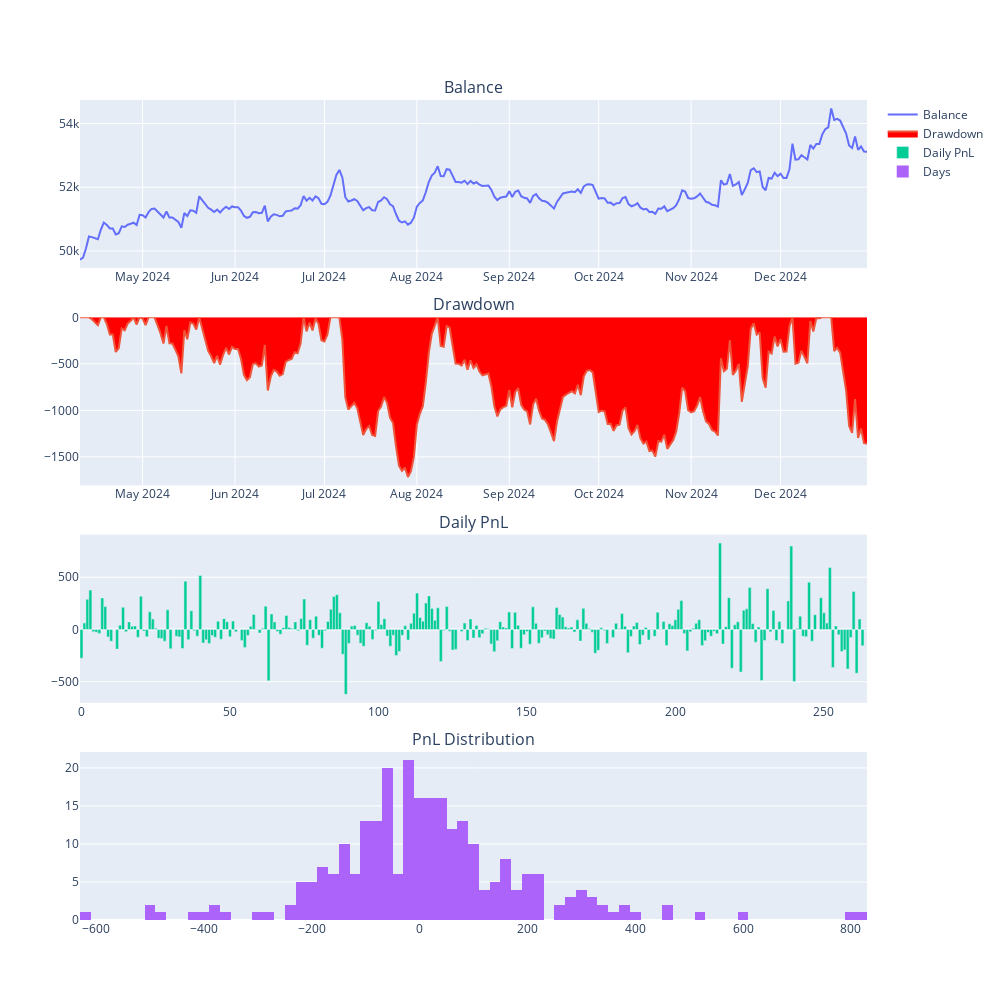

The notebook cell saved with this chart:
### Code cell
engine.load_data()
engine.run_backtesting()
df = engine.calculate_result()
engine.calculate_statistics()
engine.show_chart()

### Figure 1 — Plotly figure (JSON) as saved in the notebook; plotly's stock layout.template omitted (floating-point values rounded to 4 significant figures; data arrays with more than 128 entries replaced by an {"elided": "..."} marker saying what was removed)
{"data": [{"mode": "lines", "name": "Balance", "type": "scatter", "x": {"elided": "265 str values"}, "xaxis": "x", "y": {"elided": "265 float values"}, "yaxis": "y"}, {"fill": "tozeroy", "fillcolor": "red", "mode": "lines", "name": "Drawdown", "type": "scatter", "x": {"elided": "265 str values"}, "xaxis": "x2", "y": {"elided": "265 float values"}, "yaxis": "y2"}, {"name": "Daily PnL", "type": "bar", "xaxis": "x3", "y": {"elided": "265 float values"}, "yaxis": "y3"}, {"name": "Days", "nbinsx": 100, "type": "histogram", "x": {"elided": "265 float values"}, "xaxis": "x4", "yaxis": "y4"}], "layout": {"annotations": [{"font": {"size": 16}, "showarrow": false, "text": "Balance", "x": 0.5, "xanchor": "center", "xref": "paper", "y": 1, "yanchor": "bottom", "yref": "paper"}, {"font": {"size": 16}, "showarrow": false, "text": "Drawdown", "x": 0.5, "xanchor": "center", "xref": "paper", "y": 0.735, "yanchor": "bottom", "yref": "paper"}, {"font": {"size": 16}, "showarrow": false, "text": "Daily PnL", "x": 0.5, "xanchor": "center", "xref": "paper", "y": 0.47, "yanchor": "bottom", "yref": "paper"}, {"font": {"size": 16}, "showarrow": false, "text": "PnL Distribution", "x": 0.5, "xanchor": "center", "xref": "paper", "y": 0.205, "yanchor": "bottom", "yref": "paper"}], "height": 1000, "width": 1000, "xaxis": {"anchor": "y", "domain": [0, 1]}, "xaxis2": {"anchor": "y2", "domain": [0, 1]}, "xaxis3": {"anchor": "y3", "domain": [0, 1]}, "xaxis4": {"anchor": "y4", "domain": [0, 1]}, "yaxis": {"anchor": "x", "domain": [0.795, 1]}, "yaxis2": {"anchor": "x2", "domain": [0.53, 0.735]}, "yaxis3": {"anchor": "x3", "domain": [0.265, 0.47]}, "yaxis4": {"anchor": "x4", "domain": [0, 0.205]}}}
